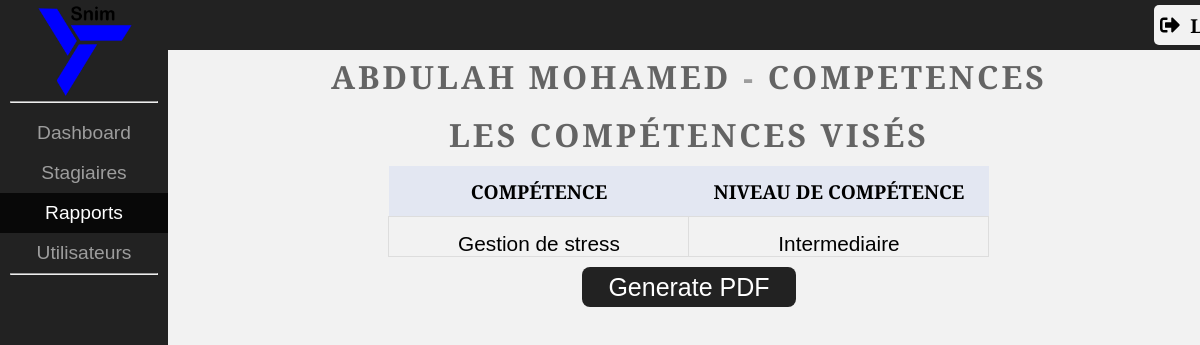
Page /stagiaire_competence.php?c=735&n=Abdulah Mohamed (signed in) on the committed database.
### tables this page shows
CREATE TABLE `competances` (
  `id` int(11) NOT NULL,
  `stagiaire_code` varchar(255) DEFAULT NULL,
  `competance` varchar(255) DEFAULT NULL,
  `niveau_de_competance` enum('Debutant','Intermediaire','Expert') DEFAULT NULL
);

### stagiaire_competence.php (the view, shortened to what this page needs)
<?php
$usertype = $_SESSION["usertype"];
?>
<!DOCTYPE html>
<html lang="en">
<head>
  <link rel="stylesheet" href="css/style.css">
</head>
  <body>
    <nav>
      <aside>
        <img src="photos/snim.png" alt="Snim's Logo">
				<hr>
        <ul>
          <li><a href="dashboard.php"><input type="submit" value="Dashboard"></a></li>
          <li><a href="stagiaires.php"><input type="submit" value="Stagiaires"></a></li>
          <li><a href="raports.php"><div class="specific"><input type="submit" value="Rapports"></div></a></li>
          <?php if ($usertype == 'admin'): ?>
            <li><a href="utilisateurs.php"><input type="submit" value="Utilisateurs"></a></li>
            <?php endif; ?>
        </ul>
				<hr>
      </aside>
    </nav>
    <?php
        $stagiaire_code= $_GET['c'];
        $Nom_stagiaire = $_GET['n'];
        include 'conn.php';
        $sql = "SELECT * FROM competances where stagiaire_code='$stagiaire_code' ";
        $result = $conn->query($sql);
        ?>
    <section class="main">
    <div class="bar">
            <form method="post">
              <button name="logout" class="logout-button">
                <img src="photos/logout.svg" alt="Logout">
                <span>Logout</span>
              </button>
            </form>
      </div>
			<div class="container">
    <div class="stagiaire">
    <div class='trainer-box'>
    <div class="trainer-presence">
  <h2><?php echo "$Nom_stagiaire <span>-</span> competences"?></h2>
  <h2>Les compétences visés</h2>
  <table>
    <thead>
      <tr >
        <th>compétence</th>
        <th>Niveau de compétence</th>
      </tr>
    </thead>
    <tbody>
      <?php
        while ($row = $result->fetch_assoc()) {
      ?>
      <tr id="check">
        <td><?php echo $row['competance'] ?></td>
        <td><?php echo $row['niveau_de_competance'] ?></td>
      </tr>
          <?php } ?>
    </tbody>
  </table>
  <div class="pdf">
        <form action="pdf/competances_pdf.php?id=<?php echo $stagiaire_code?>" target="_blank" method="post">
          <input type="submit" id="presence_pdf" name="presence_pdf" value="Generate PDF">
        </form>
      </div>
</div>
    </div>
    </div>
    </div>
</section>

### style.css (style rules this page uses)
:root { --backgroundcolor1: #222222; --backgroundcolor2: #f2f2f2; --lightcolor: #fff; --darkcolor: #000; --textcolor: #9d9d9d; --hover: #080808; }
* { margin: 0; padding: 0; font-family: 'Alegreya Sans', sans-serif; color: var(--darkcolor); }
html { font-size: 16px; background-color: var(--backgroundcolor2); }
nav { display: flex; }
aside { flex-direction: column; width: 14%; height: 100%; position: fixed; z-index: 5; background-color: var(--backgroundcolor1); }
aside img { width: 6rem; margin-top: 5px; margin-left: 22%; cursor: pointer; }
hr { margin: 0 10px; }
ul { list-style: none; margin-right: 0px; margin-top: 10px; }
input[type="submit"] { width: 100%; height: 40px; background-color: var(--backgroundcolor1); color: var(--textcolor); border: none; font-size: 1.2rem; cursor: pointer; transition: 0.4s; }
.specific input { background-color: var(--hover); color: var(--lightcolor); }
.main { display: flex; flex-grow: 1; align-items: center ; margin-left: 178px; display: flex; flex-direction: column; background-color: var(--backgroundcolor2); }
.bar { background-color: var(--backgroundcolor1); height: 50px; width: 100%; position: fixed; }
.container { margin-top: 50px; display: flex; }
h2 { color: #646464; text-transform: uppercase; text-align: left; font-size: 2rem; letter-spacing: 3px; margin-bottom: 30px; }
form { display: flex; flex-wrap: wrap; justify-content: center; }
.stagiaire { margin-top: 20px; margin: 0 auto; }
table { border-collapse: collapse; }
tr th { background-color: #b5c2ee41; text-transform: uppercase; }
th { height: 50px; align-items: center; font-size: 1.2rem; width: 300px; text-align: center; }
td { text-align: center; font-size: 1.3rem; padding-top: 15px; font-family: 'Gill Sans', 'Gill Sans MT', Calibri, 'Trebuchet MS', sans-serif; border-bottom: 1px solid rgb(221, 221, 221); }
#check td { border: 1px solid #ddd; }
span { color: rgb(201, 12, 12); }
button { width: 110px; height: 40px; background-color: rgb(116, 136, 136); border: none; border-radius: 5px; font-weight: bold; font-size: 1.2rem; cursor: pointer; margin-bottom: 5px; margin-left: 10px; transition: 0.4s; }
.stagiaire h2 { padding-top: 5px; text-align: center; margin-bottom: 10px; }
.trainer-presence table { margin: 0 auto; }
h2 span { color: var(--textcolor); font-family: 'Franklin Gothic Medium', 'Arial Narrow', Arial, sans-serif; }
.logout-button { margin-left: 1040px; margin-top: 5px; display: flex; align-items: center; justify-content: center; font-size: 1.2rem; font-weight: bold; color: var(--darkcolor); background-color: var(--backgroundcolor2); border: none; border-radius: 5px; padding: 10px 20px; cursor: pointer; transition: 0.5s; }
.logout-button span { color: var(--darkcolor); }
.logout-button img { width: 20px; height: 20px; margin-right: 10px; }

### stagiaire_competence.php (style rules this page uses)
.pdf { width: 30%; margin: 0 auto; margin-top: 10px; }
.pdf input { background-color: #222; color: #fff; border-radius: 8px; font-size:25px; margin-bottom: 10px; }

### rows in the picture
competances: competance "Gestion de stress", niveau_de_competance "Intermediaire"

### other values in the picture
$Nom_stagiaire "ABDULAH MOHAMED"
